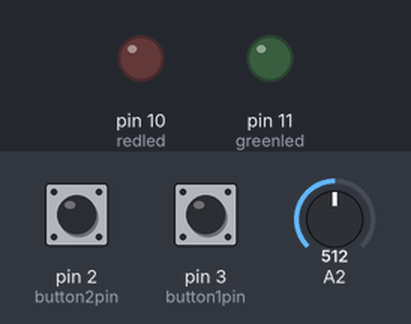
Bench run of a sketch on a simulated Arduino Uno, built with avr-gcc and run on an emulated ATmega328P. Shown: output pins drawn as LEDs (lit = HIGH). Dashed ring = blinking. The test bench sets the inputs (shaded band); at power-on: pin 2 (button2pin) HIGH, pin 3 (button1pin) HIGH, A2 = 512. What the sketch prints to the serial monitor is not drawn.

Above: at 1.2 s.
1.3 s: pin 2 (button2pin) pulled LOW for 3.2 s
At 1.7 s:
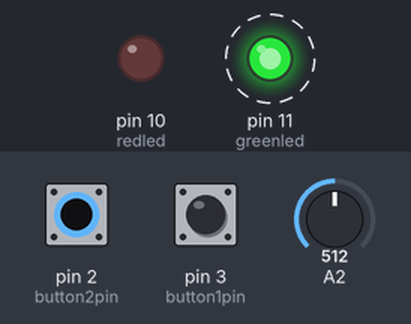
6.3 s: pin 3 (button1pin) pulled LOW for 0.15 s
At 6.7 s:
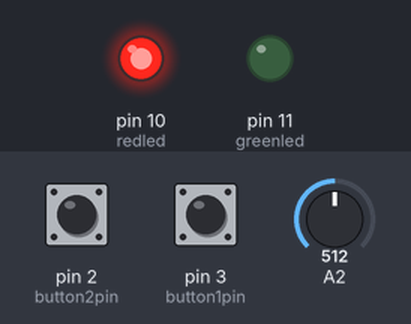
8.3 s: pin 3 (button1pin) pulled LOW for 3.2 s
At 8.7 s:
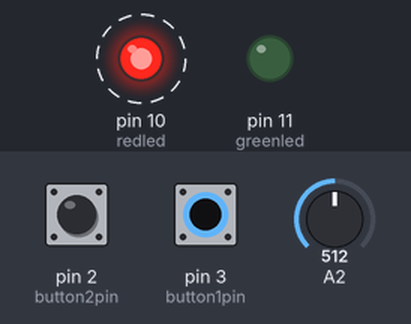
Timing chart, 0 to 13.4 s (numbered marks = the images above; inputs shaded):
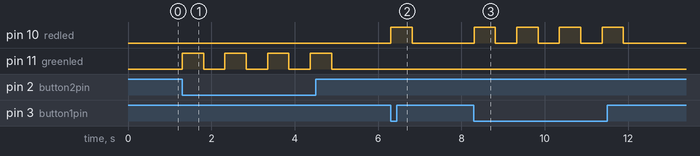

The sketch:

turnsignal.ino
```cpp
int knob = 0;
int blinktime = 0;

int button1pin = 3;
int button2pin = 2;
int redled = 10;
int greenled = 11;

boolean button1 = false;
boolean button2 = false;

void setup() {
    pinMode(button1pin,INPUT_PULLUP);
    pinMode(button2pin,INPUT_PULLUP);
    pinMode(redled,OUTPUT);
    pinMode(greenled,OUTPUT);
    digitalWrite(redled,LOW);
    digitalWrite(greenled,LOW);
    knob = analogRead(A2);
    Serial.begin(9600);

}

void loop() {

  button1 = digitalRead(button1pin);
  button2 = digitalRead(button2pin);
  knob = analogRead(A2);
  blinktime = knob;
  if(!button1 && button2){
    digitalWrite(redled,HIGH);
    delay(blinktime);
    digitalWrite(redled,LOW);
    delay(blinktime);
    Serial.println("button 1");
  }
  if(!button2 && button1){
    digitalWrite(greenled,HIGH);
    delay(blinktime);
    digitalWrite(greenled,LOW);
    delay(blinktime);
    Serial.println("button 2");
  }
  if(button2 && button1){
    digitalWrite(greenled,LOW);
    digitalWrite(redled,LOW);
  }
  if(!button2 && !button1){
    digitalWrite(greenled,LOW);
    digitalWrite(redled,LOW);
  }

  Serial.println(knob);

}
```

Measured:
- after the input at 1.3 s, pin 11 (greenled): alternates HIGH for 0.51 s and LOW for 0.51 s, 8 changes in all, then stays LOW, starting at once
- after the input at 6.3 s, pin 10 (redled): LOW → HIGH at once, → LOW 0.51 s later
- after the input at 8.3 s, pin 10 (redled): alternates HIGH for 0.51 s and LOW for 0.51 s, 8 changes in all, then stays LOW, starting at once
